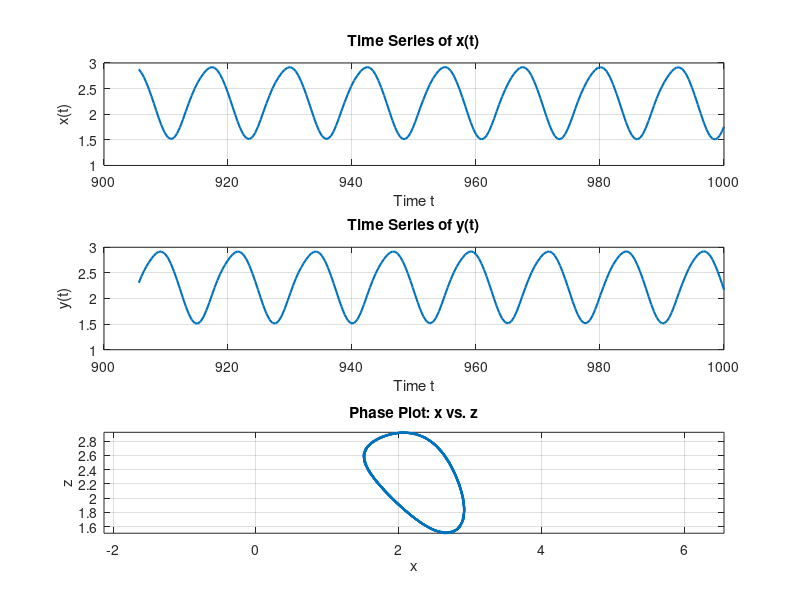

Reproduce this figure in MATLAB.
% attractor.m - Simulation of a one-parameter attractor system using ode45
%
% Equations of the system:
%   dx/dt = -α * x + sin(y)
%   dy/dt = -α * y + sin(z)
%   dz/dt = -α * z + sin(x)
%
% This script simulates a nonlinear attractor system and plots the time series
% for x(t) and y(t), as well as a phase plot of x versus z after removing transient dynamics.
%
% Author: Sabneet Bains
% License: MIT License

clear; close all; clc;

%%% Parameters
alpha = 0.30;  % Constant parameter

%%% Define the Attractor System
% The system is defined as a function handle where p(1)=x, p(2)=y, p(3)=z.
attractor = @(t, p) [-alpha * p(1) + sin(p(2));
                     -alpha * p(2) + sin(p(3));
                     -alpha * p(3) + sin(p(1))];

%%% Generate Random Initial Conditions
% Generate initial conditions in the interval [0, 10]
rng('shuffle');
x0 = 10 * rand;
y0 = 10 * rand;
z0 = 10 * rand;
initialConditions = [x0; y0; z0];

%%% Numerical Integration with ode45
tspan = [0 1000];
[t, p] = ode45(attractor, tspan, initialConditions);

%%% Remove Transient Dynamics
% Determine a transient removal index (ensure it does not exceed the available data)
transientIndex = min(2000, length(t));
t_trim = t(transientIndex:end);
p_trim = p(transientIndex:end, :);

%%% Plotting Results
figure;

% Plot x(t)
subplot(3, 1, 1);
plot(t_trim, p_trim(:, 1), 'LineWidth', 1.5);
grid on;
xlabel('Time t');
ylabel('x(t)');
title('Time Series of x(t)');

% Plot y(t)
subplot(3, 1, 2);
plot(t_trim, p_trim(:, 2), 'LineWidth', 1.5);
grid on;
xlabel('Time t');
ylabel('y(t)');
title('Time Series of y(t)');

% Plot phase plot: x vs z
subplot(3, 1, 3);
plot(p_trim(:, 1), p_trim(:, 3), 'LineWidth', 1.5);
grid on;
xlabel('x');
ylabel('z');
title('Phase Plot: x vs. z');
axis equal;
